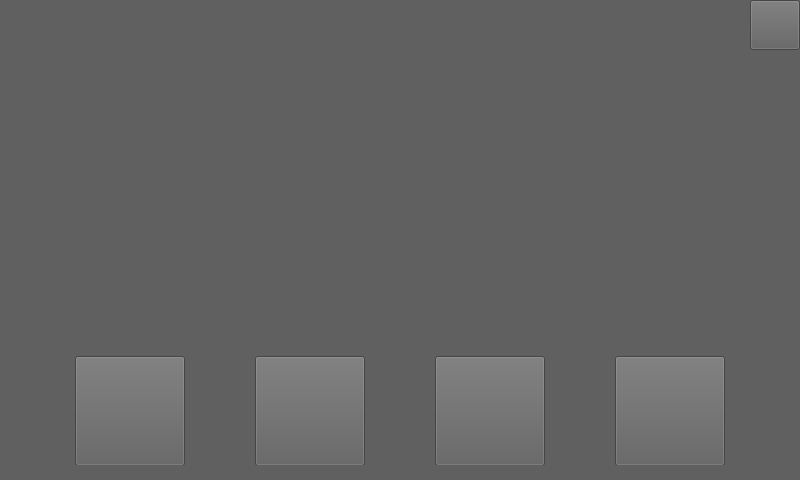
<?xml version="1.0" encoding="UTF-8"?>
<ui version="4.0">
 <class>MainWindow</class>
 <widget class="QMainWindow" name="MainWindow">
  <property name="geometry">
   <rect>
    <x>0</x>
    <y>0</y>
    <width>800</width>
    <height>480</height>
   </rect>
  </property>
  <property name="windowTitle">
   <string>MainWindow</string>
  </property>
  <property name="windowOpacity">
   <double>1.000000000000000</double>
  </property>
  <widget class="QWidget" name="centralWidget">
   <property name="styleSheet">
    <string notr="true">background-color: rgb(96, 96, 96)</string>
   </property>
   <widget class="QWidget" name="bar" native="true">
    <property name="geometry">
     <rect>
      <x>0</x>
      <y>320</y>
      <width>800</width>
      <height>50</height>
     </rect>
    </property>
    <property name="styleSheet">
     <string notr="true">background-image: url(:/elements/bars/Assets/bar_blue.png);
background-color: rgba(255, 255, 255, 0)</string>
    </property>
   </widget>
   <widget class="QWidget" name="horizontalWidget" native="true">
    <property name="enabled">
     <bool>true</bool>
    </property>
    <property name="geometry">
     <rect>
      <x>0</x>
      <y>345</y>
      <width>800</width>
      <height>120</height>
     </rect>
    </property>
    <property name="autoFillBackground">
     <bool>false</bool>
    </property>
    <layout class="QHBoxLayout" name="horizontalLayout">
     <item>
      <widget class="QPushButton" name="button_car">
       <property name="minimumSize">
        <size>
         <width>110</width>
         <height>110</height>
        </size>
       </property>
       <property name="maximumSize">
        <size>
         <width>110</width>
         <height>110</height>
        </size>
       </property>
       <property name="styleSheet">
        <string notr="true">border-image: url(:/elements/buttons/Assets/button_connect.png)</string>
       </property>
       <property name="text">
        <string/>
       </property>
      </widget>
     </item>
     <item>
      <widget class="QPushButton" name="button_recent">
       <property name="minimumSize">
        <size>
         <width>110</width>
         <height>110</height>
        </size>
       </property>
       <property name="maximumSize">
        <size>
         <width>110</width>
         <height>110</height>
        </size>
       </property>
       <property name="styleSheet">
        <string notr="true">border-image: url(:/elements/buttons/Assets/button_add_new.png)</string>
       </property>
       <property name="text">
        <string/>
       </property>
      </widget>
     </item>
     <item>
      <widget class="QPushButton" name="button_musicapp">
       <property name="minimumSize">
        <size>
         <width>110</width>
         <height>110</height>
        </size>
       </property>
       <property name="maximumSize">
        <size>
         <width>110</width>
         <height>110</height>
        </size>
       </property>
       <property name="styleSheet">
        <string notr="true">border-image: url(:/elements/buttons/Assets/button_music.png)</string>
       </property>
       <property name="text">
        <string/>
       </property>
      </widget>
     </item>
     <item>
      <widget class="QPushButton" name="button_settings">
       <property name="minimumSize">
        <size>
         <width>110</width>
         <height>110</height>
        </size>
       </property>
       <property name="maximumSize">
        <size>
         <width>110</width>
         <height>110</height>
        </size>
       </property>
       <property name="styleSheet">
        <string notr="true">border-image: url(:/elements/buttons/Assets/button_settings.png)</string>
       </property>
       <property name="text">
        <string/>
       </property>
      </widget>
     </item>
    </layout>
   </widget>
   <widget class="QWidget" name="widget" native="true">
    <property name="geometry">
     <rect>
      <x>0</x>
      <y>0</y>
      <width>800</width>
      <height>480</height>
     </rect>
    </property>
    <property name="styleSheet">
     <string notr="true">background-image: url(:/backgrounds/Assets/background_n.png)</string>
    </property>
    <widget class="QPushButton" name="button_close">
     <property name="geometry">
      <rect>
       <x>750</x>
       <y>0</y>
       <width>50</width>
       <height>50</height>
      </rect>
     </property>
     <property name="minimumSize">
      <size>
       <width>50</width>
       <height>50</height>
      </size>
     </property>
     <property name="maximumSize">
      <size>
       <width>110</width>
       <height>110</height>
      </size>
     </property>
     <property name="styleSheet">
      <string notr="true">border-image: url(:/elements/buttons/Assets/button_exit.png)</string>
     </property>
     <property name="text">
      <string/>
     </property>
    </widget>
   </widget>
   <zorder>widget</zorder>
   <zorder>horizontalWidget</zorder>
   <zorder>bar</zorder>
  </widget>
 </widget>
 <layoutdefault spacing="6" margin="11"/>
 <resources/>
 <connections/>
</ui>
